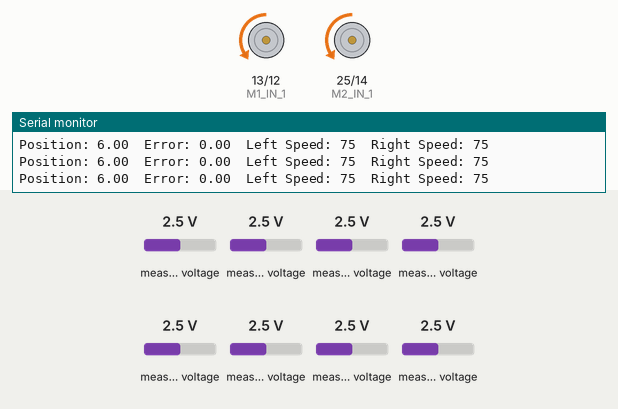
This program was run on a simulated ESP32. Parts: motor-driver pin pairs drawn as motors (green arrow = first pin HIGH = forward, orange = second pin HIGH = backward, longer = more drive), the last lines printed to the serial monitor. The inputs (shaded band) are chosen by the test bench; at power-on: measured voltage 2.5 V.

Above: at 1.2 s.
1.3 s: measured voltage (sensor 200) set to 3.8 V
At 1.7 s:
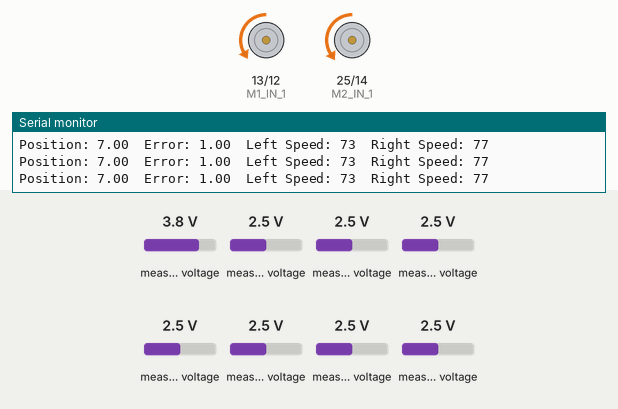
2.8 s: measured voltage (sensor 201) set to 3.8 V
At 3.2 s:
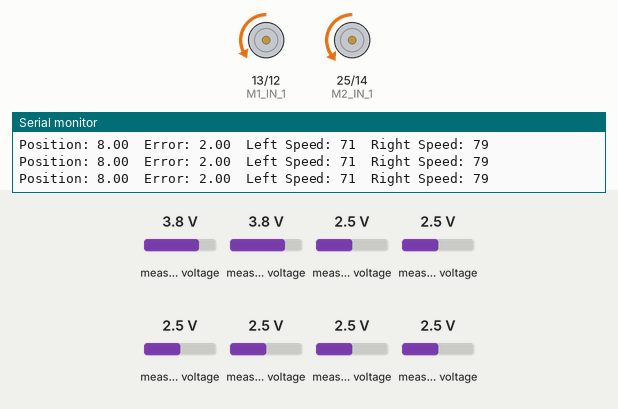
4.3 s: measured voltage (sensor 202) set to 3.8 V
At 4.6 s:
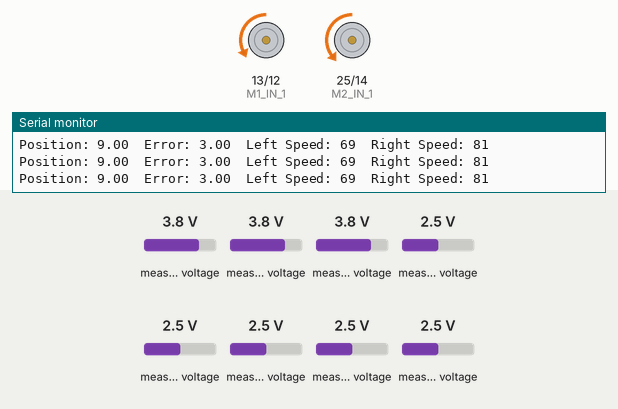
5.8 s: measured voltage (sensor 203) set to 3.8 V
At 6.1 s:
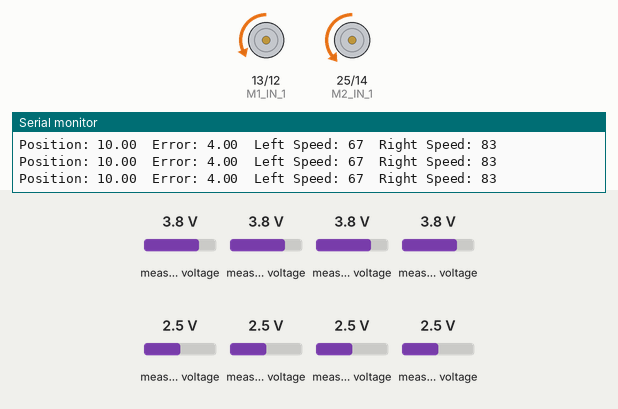
7.3 s: measured voltage (sensor 204) set to 3.8 V
At 7.6 s:
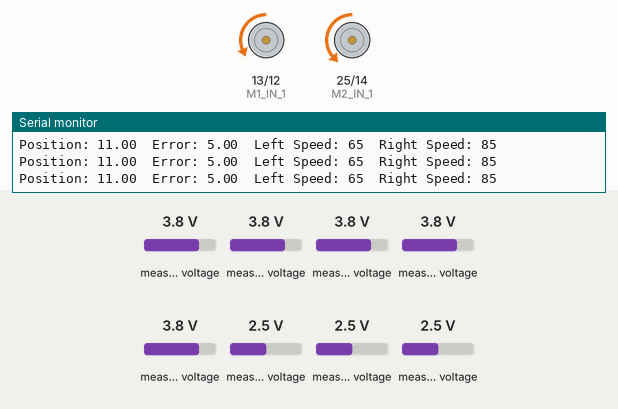
8.8 s: measured voltage (sensor 205) set to 3.8 V
At 9.1 s:
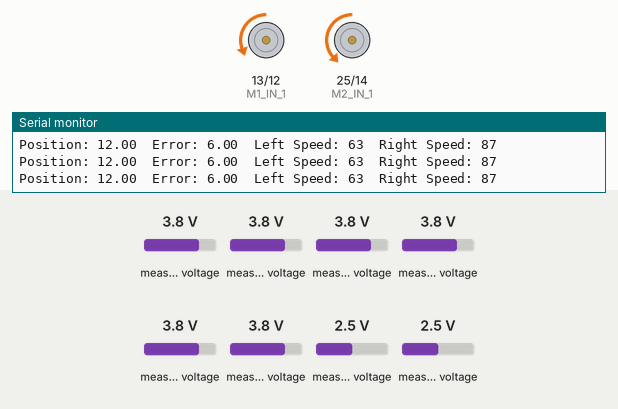
Timing chart, 0 to 11.3 s (numbered marks = the images above; inputs shaded):
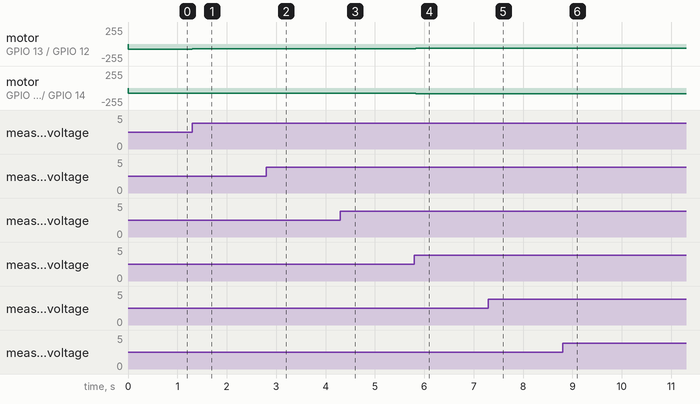

Measured:
- after the input at 1.3 s, motor on GPIO 13 (M1_IN_1) / GPIO 12 (M1_IN_2): backward 75/255 → backward 73/255 at once; motor on GPIO 25 (M2_IN_1) / GPIO 14 (M2_IN_2): backward 75/255 → backward 77/255 at once
- after the input at 2.8 s, motor on GPIO 13 (M1_IN_1) / GPIO 12 (M1_IN_2): backward 73/255 → backward 71/255 at once; motor on GPIO 25 (M2_IN_1) / GPIO 14 (M2_IN_2): backward 77/255 → backward 79/255 at once
- after the input at 4.3 s, motor on GPIO 13 (M1_IN_1) / GPIO 12 (M1_IN_2): backward 71/255 → backward 69/255 at once; motor on GPIO 25 (M2_IN_1) / GPIO 14 (M2_IN_2): backward 79/255 → backward 81/255 at once
- after the input at 5.8 s, motor on GPIO 13 (M1_IN_1) / GPIO 12 (M1_IN_2): backward 69/255 → backward 67/255 at once; motor on GPIO 25 (M2_IN_1) / GPIO 14 (M2_IN_2): backward 81/255 → backward 83/255 at once
- after the input at 7.3 s, motor on GPIO 13 (M1_IN_1) / GPIO 12 (M1_IN_2): backward 67/255 → backward 65/255 at once; motor on GPIO 25 (M2_IN_1) / GPIO 14 (M2_IN_2): backward 83/255 → backward 85/255 at once
- after the input at 8.8 s, motor on GPIO 13 (M1_IN_1) / GPIO 12 (M1_IN_2): backward 65/255 → backward 63/255 after 0.05 s; motor on GPIO 25 (M2_IN_1) / GPIO 14 (M2_IN_2): backward 85/255 → backward 87/255 after 0.05 s

The program:

main.cpp
```cpp
#include <Arduino.h>
#include <Adafruit_MCP3008.h>
#include <Encoder.h>

// ADC (line sensor)
Adafruit_MCP3008 adc1;
Adafruit_MCP3008 adc2;

const unsigned int ADC_1_CS = 2;
const unsigned int ADC_2_CS = 17;

int adc1_buf[8];
int adc2_buf[8];

uint8_t lineArray[13];

// Motors
const unsigned int M1_IN_1 = 13;
const unsigned int M1_IN_2 = 12;
const unsigned int M2_IN_1 = 25;
const unsigned int M2_IN_2 = 14;

const unsigned int M1_IN_1_CHANNEL = 8;
const unsigned int M1_IN_2_CHANNEL = 9;
const unsigned int M2_IN_1_CHANNEL = 10;
const unsigned int M2_IN_2_CHANNEL = 11;

const unsigned int PWM_MAX = 255;
const int freq = 5000;
const int resolution = 8;

// PID constants
float Kp = 2.0;
float Ki = 0.01;
float Kd = 0.01;

// PID variables
unsigned long lastTime = 0;
float errorSum = 0;
float lastError = 0;
unsigned long sampleTime = 1; // in milliseconds

int baseSpeed = 75; // Base speed for motors

void setup() {
  Serial.begin(115200);

  // Setup PWM channels
  ledcSetup(M1_IN_1_CHANNEL, freq, resolution);
  ledcSetup(M1_IN_2_CHANNEL, freq, resolution);
  ledcSetup(M2_IN_1_CHANNEL, freq, resolution);
  ledcSetup(M2_IN_2_CHANNEL, freq, resolution);

  // Attach PWM channels to motor driver pins
  ledcAttachPin(M1_IN_1, M1_IN_1_CHANNEL);
  ledcAttachPin(M1_IN_2, M1_IN_2_CHANNEL);
  ledcAttachPin(M2_IN_1, M2_IN_1_CHANNEL);
  ledcAttachPin(M2_IN_2, M2_IN_2_CHANNEL);

  // Initialize ADC
  adc1.begin(ADC_1_CS);
  adc2.begin(ADC_2_CS);
}

void readADC() {
  for (int i = 0; i < 8; i++) {
    adc1_buf[i] = adc1.readADC(i);
    adc2_buf[i] = adc2.readADC(i);
  }
}

// Converts ADC readings to binary array lineArray[]
void digitalConvert() {
  int threshold = 700;
  for (int i = 0; i < 7; i++) {
    lineArray[2 * i] = adc1_buf[i] > threshold ? 0 : 1;
    if (i < 6) {
      lineArray[2 * i + 1] = adc2_buf[i] > threshold ? 0 : 1;
    }
  }
}

// Calculate robot's position on the line (0-12)
float getPosition() {
  float weightedSum = 0;
  float totalWeight = 0;

  // Calculate the weighted sum of sensor positions
  for (int i = 0; i < 13; i++) {
    if (lineArray[i] == 1) {
      weightedSum += i;      // Accumulate position values where sensor reads the line
      totalWeight += 1;      // Count active sensors
    }
  }

  if (totalWeight == 0) {
    return 6.0;  // Assume centered if no line detected
  }

  return weightedSum / totalWeight;  // Return weighted average position
}

// Set motor speed functions
void setLeftSpeed(int speed) {
  int pwm = constrain(abs(speed), 0, 255);
  ledcWrite(M1_IN_1_CHANNEL, speed > 0 ? pwm : 0);
  ledcWrite(M1_IN_2_CHANNEL, speed < 0 ? pwm : 0);
}

void setRightSpeed(int speed) {
  int pwm = constrain(abs(speed), 0, 255);
  ledcWrite(M2_IN_1_CHANNEL, speed > 0 ? pwm : 0);
  ledcWrite(M2_IN_2_CHANNEL, speed < 0 ? pwm : 0);
}

void loop() {
  // Read and process line sensor data
  readADC();
  digitalConvert();
  float position = getPosition();  // Calculate position of the robot on the line

  // Define the PID error
  float error = position - 6.0;  // Desired position is 6 (centered)
  unsigned long currentTime = millis();
  float deltaTime = (currentTime - lastTime) / 1000.0;

  // PID calculations
  errorSum += error * deltaTime;
  float dError = (error - lastError) / deltaTime;
  float output = Kp * error + Ki * errorSum + Kd * dError;

  // Update motor speeds
  int leftSpeed = baseSpeed - (int)output;
  int rightSpeed = baseSpeed + (int)output;

  // Set motor speeds
  setLeftSpeed(-leftSpeed);
  setRightSpeed(-rightSpeed);

  // Update variables
  lastError = error;
  lastTime = currentTime;

  // Debug output to Serial Monitor
  Serial.print("Position: ");
  Serial.print(position);
  Serial.print("\tError: ");
  Serial.print(error);
  Serial.print("\tLeft Speed: ");
  Serial.print(leftSpeed);
  Serial.print("\tRight Speed: ");
  Serial.println(rightSpeed);

  delay(50);  // Adjust delay as necessary
}
```
